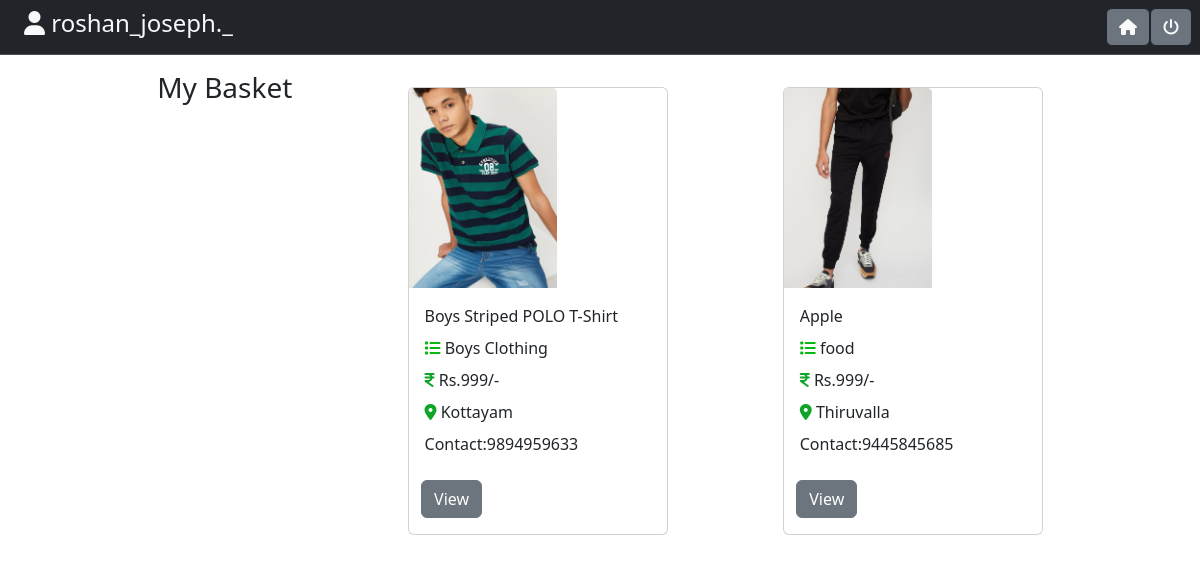
Before: /cart/view (signed in) with the older database file.
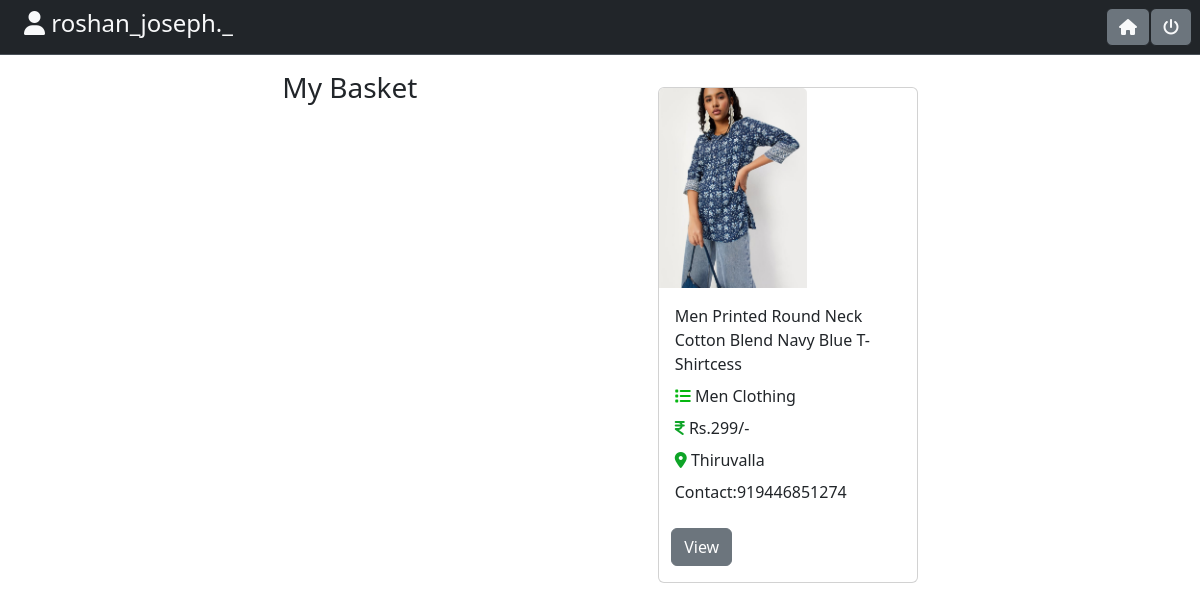
After: the same page with the newer database file.
### scrapbox/models.py (models this page shows, shortened)
class Scrapbox(models.Model):
    name=models.CharField(max_length=200)
    category=models.CharField(max_length=200)
    price=models.IntegerField()
    location=models.CharField(max_length=200)
    picture=models.ImageField(upload_to="images",null=True,blank=True)
    phone_no=models.CharField(max_length=200,null=True)
    description=models.CharField(max_length=500,null=True,blank=True)
    user=models.ForeignKey(User,on_delete=models.CASCADE,null=True)

### scrapbox/views.py (the view)
# urls.py: path('cart/view',views.CartListView.as_view(),name="cart-view"),
class CartListView(View):
    def get(self, request, *args, **kwargs):
        user_wishlist = WishList.objects.filter(user=request.user).first()
        return render(request, "cartlist.html", {"user_wishlist": user_wishlist})

### scrapbox/templates/cartlist.html (shortened to what this page needs)
<!DOCTYPE html>
{% load static %}
<html lang="en">
<head>
    <link rel="stylesheet" href="../static/css/cartliststyle.css">
    <link rel="stylesheet" href="https://cdnjs.cloudflare.com/ajax/libs/font-awesome/6.5.1/css/all.min.css">
    <link href="https://cdn.jsdelivr.net/npm/bootstrap@5.3.2/dist/css/bootstrap.min.css" rel="stylesheet">
</head>
<body>
    <nav class="navbar bg-dark p-2 text-dark  border-bottom border-body text-dark text-start  " data-bs-theme="dark">
        <div class="col-l-8  text-light  justify-content-center">
            <h4 class="ms-3">  <i class="fa-solid fa-user" data-bs-toggle="tooltip" data-bs-placement="bottom" title="{{request.user}}"></i> {{request.user}}</h4>
        </div>
          <div class="d-flex justify-content-end">
            <a href="{% url 'index' %}" class="btn btn-info border-dark bg-secondary text-light" data-bs-toggle="tooltip" data-bs-placement="bottom" title="Go to Home">
                <i class="fas fa-house"></i>
              </a>
              <a href="{%url 'signout'%}" class="btn btn-info border-dark bg-secondary text-light" data-bs-toggle="tooltip" data-bs-placement="bottom" title="Log out">
                <i class="fas fa-power-off"></i>
              </a>
        </div>
</nav>
    <div class="container mt-3 d-flex justify-content-evenly">
        <h3>My Basket</h3>
            {%if user_wishlist %}
                {% for product in user_wishlist.scrap.all %}
                    <div class="card mb-3 mt-3" id={{product.id}} style="
                        width: 260px;
                        display: grid;">
                        <img class="card-img-top d-flex justify-content-center" src="{{product.picture.url}}" alt="img" style="width: auto; height: 200px;">
                        <div class="card-body">
                            <p class="card-title">{{product.name}}</p>
                            <p class="card-title"><i class="fa-solid fa-list" style="color: #06b711;"></i>  {{product.category}}</p>
                            <p class="card-title"><i class="fa-solid fa-indian-rupee-sign" style="color: #0ea427;"></i>  Rs.{{product.price}}/-</p>
                            <p class="card-title"><i class="fa-solid fa-location-dot" style="color: #0ea427;"></i>    {{product.location}}</p>
                            <p class="card-title">Contact:{{product.phone_no}}</p>
                        </div>
                        <div class="button-container mb-3">
                         &nbsp; &nbsp;<a href="{%url 'itemview' product.id %}"><button class="btn btn-secondary">View</button></a>
                        </div>
                    </div>
                {%endfor%}
            {%endif%}
    </div>
</body>
</html>

Changed rows visible on the page:
removed Scrapbox: picture (picture), name "Boys Striped POLO T-Shirt", category "Boys Clothing", price "999", location "Kottayam", phone_no "9894959633"
no longer on this page (row unchanged): Scrapbox: picture (picture), name "Apple", category "food", price "999", location "Thiruvalla", phone_no "9445845685"
now on this page (row unchanged): Scrapbox: picture (picture), name "Men Printed Round Neck Cotton Blend Navy Blue T-Shirtcess", category "Men Clothing", price "299", location "Thiruvalla", phone_no "919446851274"
